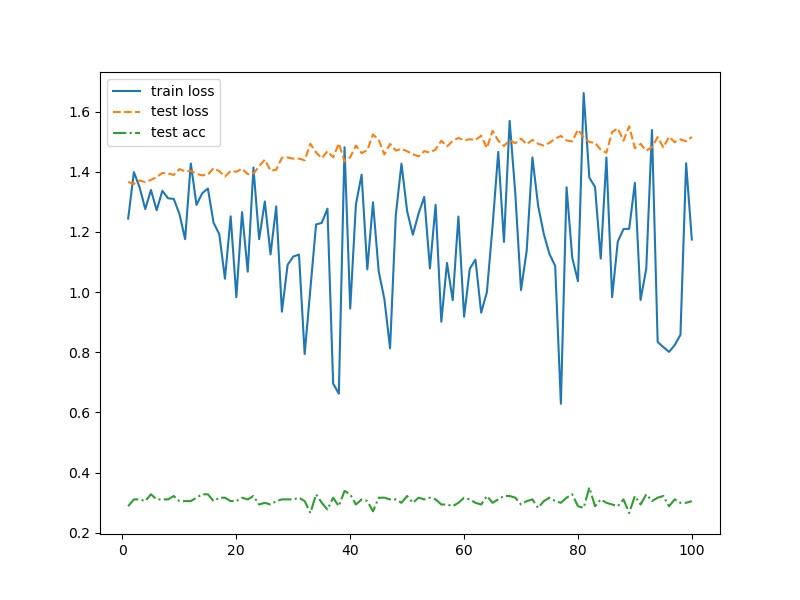

Write Python code to recreate this figure.
from functions import *
from model import *
from dataloader import *
from imports import *

# define training hyperparameters
INIT_LR = 1e-3
EPOCHS = 100


model = model(lr=INIT_LR).to(device)

# initialize weights, requires forward pass for Lazy layers
X = next(iter(train_dataloader))[0].to(device)    # get a batch from dataloader
model.forward(X)                       # apply forward pass
model.apply(init_weights)              # apply initialization

loss_fn = nn.CrossEntropyLoss()
optimizer = torch.optim.SGD(model.parameters(), lr=0.1)


plt.figure(figsize=(8,6))
train_losses = []
test_losses = []
test_accs = []
for t in range(EPOCHS):
    train_loss = train_loop(train_dataloader, model, loss_fn, optimizer)
    test_loss, test_acc = test_loop(val_dataloader, model, loss_fn)
    
    # plot
    train_losses.append(train_loss)
    test_losses.append(test_loss)
    test_accs.append(test_acc/100)
    plt.clf()
    plt.plot(np.arange(1, t+2), train_losses, '-', label='train loss')
    plt.plot(np.arange(1, t+2), test_losses, '--', label='test loss')
    plt.plot(np.arange(1, t+2), test_accs, '-.', label='test acc')
    plt.legend()
    display.clear_output(wait=True)
    display.display(plt.gcf())
    time.sleep(0.0001)
    
print(f"Final Accuracy: {(test_acc):>0.1f}%")
plt.savefig('training.png')

save_path = 'saved_model/model.pth'
torch.save(model.state_dict(), save_path)